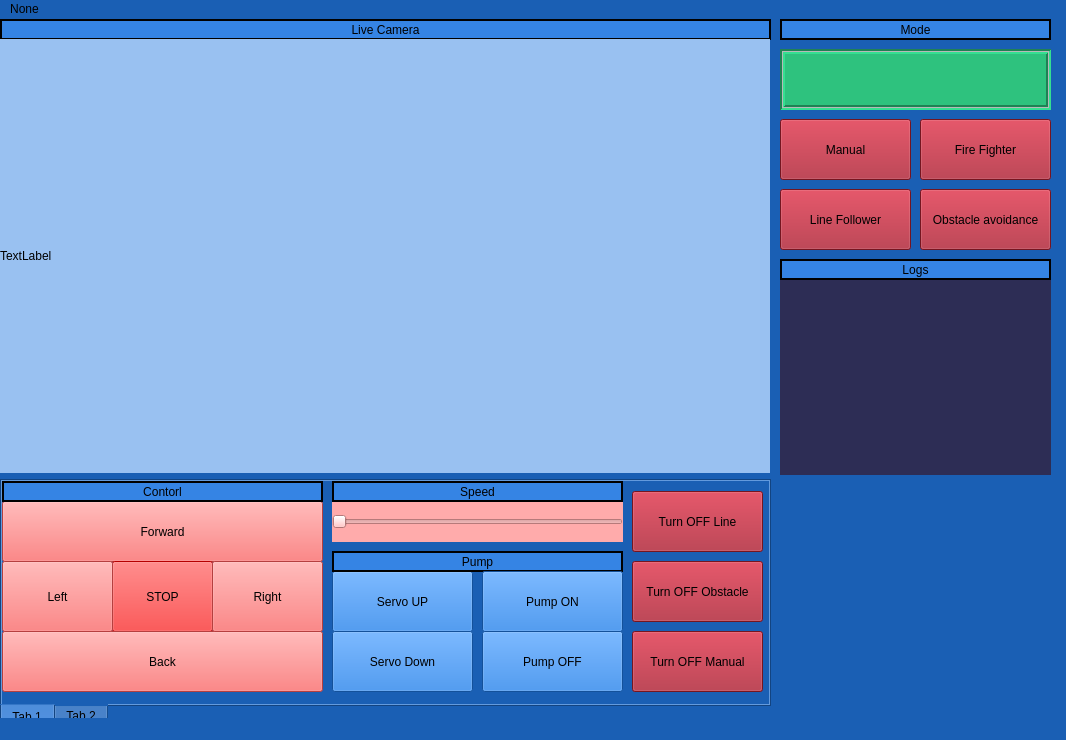
<?xml version="1.0" encoding="UTF-8"?>
<ui version="4.0">
 <class>MainWindow</class>
 <widget class="QMainWindow" name="MainWindow">
  <property name="geometry">
   <rect>
    <x>0</x>
    <y>0</y>
    <width>1066</width>
    <height>740</height>
   </rect>
  </property>
  <property name="windowTitle">
   <string>MainWindow</string>
  </property>
  <property name="styleSheet">
   <string notr="true">background-color: rgb(26, 95, 180)</string>
  </property>
  <widget class="QWidget" name="centralwidget">
   <widget class="QLabel" name="LiveCamera_label_2">
    <property name="geometry">
     <rect>
      <x>0</x>
      <y>0</y>
      <width>771</width>
      <height>21</height>
     </rect>
    </property>
    <property name="autoFillBackground">
     <bool>false</bool>
    </property>
    <property name="styleSheet">
     <string notr="true">background-color: rgb(53, 132, 228)</string>
    </property>
    <property name="frameShape">
     <enum>QFrame::Box</enum>
    </property>
    <property name="lineWidth">
     <number>2</number>
    </property>
    <property name="text">
     <string>Live Camera</string>
    </property>
    <property name="textFormat">
     <enum>Qt::AutoText</enum>
    </property>
    <property name="scaledContents">
     <bool>false</bool>
    </property>
    <property name="alignment">
     <set>Qt::AlignCenter</set>
    </property>
    <property name="openExternalLinks">
     <bool>false</bool>
    </property>
   </widget>
   <widget class="QLabel" name="Live_camera_videoLable">
    <property name="geometry">
     <rect>
      <x>0</x>
      <y>20</y>
      <width>770</width>
      <height>434</height>
     </rect>
    </property>
    <property name="styleSheet">
     <string notr="true">background-color: rgb(153, 193, 241)</string>
    </property>
    <property name="text">
     <string>TextLabel</string>
    </property>
   </widget>
   <widget class="QTextEdit" name="textEdit_LogsMain">
    <property name="geometry">
     <rect>
      <x>780</x>
      <y>260</y>
      <width>271</width>
      <height>196</height>
     </rect>
    </property>
    <property name="styleSheet">
     <string notr="true">
    color: white;
background-color: rgb(45,45,85)</string>
    </property>
    <property name="frameShape">
     <enum>QFrame::NoFrame</enum>
    </property>
    <property name="verticalScrollBarPolicy">
     <enum>Qt::ScrollBarAsNeeded</enum>
    </property>
   </widget>
   <widget class="QLabel" name="Logs_label_6">
    <property name="geometry">
     <rect>
      <x>780</x>
      <y>240</y>
      <width>271</width>
      <height>21</height>
     </rect>
    </property>
    <property name="styleSheet">
     <string notr="true">background-color: rgb(53, 132, 228)</string>
    </property>
    <property name="frameShape">
     <enum>QFrame::Box</enum>
    </property>
    <property name="lineWidth">
     <number>2</number>
    </property>
    <property name="text">
     <string>Logs</string>
    </property>
    <property name="alignment">
     <set>Qt::AlignCenter</set>
    </property>
   </widget>
   <widget class="QPushButton" name="Moving_Button">
    <property name="geometry">
     <rect>
      <x>780</x>
      <y>100</y>
      <width>131</width>
      <height>61</height>
     </rect>
    </property>
    <property name="styleSheet">
     <string notr="true">background-color: rgb(165, 29, 45)</string>
    </property>
    <property name="text">
     <string>Manual</string>
    </property>
    <property name="shortcut">
     <string>Z</string>
    </property>
   </widget>
   <widget class="QPushButton" name="Line_Button">
    <property name="geometry">
     <rect>
      <x>780</x>
      <y>170</y>
      <width>131</width>
      <height>61</height>
     </rect>
    </property>
    <property name="styleSheet">
     <string notr="true">background-color: rgb(165, 29, 45)</string>
    </property>
    <property name="text">
     <string>Line Follower</string>
    </property>
    <property name="shortcut">
     <string>V</string>
    </property>
   </widget>
   <widget class="QPushButton" name="Obstacle_Button">
    <property name="geometry">
     <rect>
      <x>920</x>
      <y>170</y>
      <width>131</width>
      <height>61</height>
     </rect>
    </property>
    <property name="styleSheet">
     <string notr="true">background-color: rgb(165, 29, 45)</string>
    </property>
    <property name="text">
     <string>Obstacle avoidance</string>
    </property>
    <property name="shortcut">
     <string>B</string>
    </property>
   </widget>
   <widget class="QPushButton" name="Fire_Button">
    <property name="geometry">
     <rect>
      <x>920</x>
      <y>100</y>
      <width>131</width>
      <height>61</height>
     </rect>
    </property>
    <property name="styleSheet">
     <string notr="true">background-color: rgb(165, 29, 45)</string>
    </property>
    <property name="text">
     <string>Fire Fighter</string>
    </property>
    <property name="shortcut">
     <string>C</string>
    </property>
   </widget>
   <widget class="QLabel" name="Logs_label_7">
    <property name="geometry">
     <rect>
      <x>780</x>
      <y>0</y>
      <width>271</width>
      <height>21</height>
     </rect>
    </property>
    <property name="styleSheet">
     <string notr="true">background-color: rgb(53, 132, 228)</string>
    </property>
    <property name="frameShape">
     <enum>QFrame::Box</enum>
    </property>
    <property name="lineWidth">
     <number>2</number>
    </property>
    <property name="text">
     <string>Mode</string>
    </property>
    <property name="alignment">
     <set>Qt::AlignCenter</set>
    </property>
   </widget>
   <widget class="QLabel" name="MovingLabel">
    <property name="geometry">
     <rect>
      <x>780</x>
      <y>30</y>
      <width>271</width>
      <height>61</height>
     </rect>
    </property>
    <property name="styleSheet">
     <string notr="true">background-color: rgb(46, 194, 126)</string>
    </property>
    <property name="frameShape">
     <enum>QFrame::Box</enum>
    </property>
    <property name="frameShadow">
     <enum>QFrame::Sunken</enum>
    </property>
    <property name="lineWidth">
     <number>2</number>
    </property>
    <property name="midLineWidth">
     <number>1</number>
    </property>
    <property name="text">
     <string/>
    </property>
    <property name="alignment">
     <set>Qt::AlignCenter</set>
    </property>
   </widget>
   <widget class="QTabWidget" name="tabWidget">
    <property name="geometry">
     <rect>
      <x>0</x>
      <y>460</y>
      <width>771</width>
      <height>251</height>
     </rect>
    </property>
    <property name="tabPosition">
     <enum>QTabWidget::South</enum>
    </property>
    <property name="currentIndex">
     <number>0</number>
    </property>
    <widget class="QWidget" name="tab">
     <property name="layoutDirection">
      <enum>Qt::LeftToRight</enum>
     </property>
     <attribute name="title">
      <string>Tab 1</string>
     </attribute>
     <widget class="QPushButton" name="Forward_PushB">
      <property name="geometry">
       <rect>
        <x>0</x>
        <y>20</y>
        <width>321</width>
        <height>61</height>
       </rect>
      </property>
      <property name="styleSheet">
       <string notr="true">background-color: rgb(254, 88, 88)</string>
      </property>
      <property name="text">
       <string>Forward</string>
      </property>
      <property name="shortcut">
       <string>W</string>
      </property>
     </widget>
     <widget class="QPushButton" name="STOP_PushB">
      <property name="geometry">
       <rect>
        <x>110</x>
        <y>80</y>
        <width>101</width>
        <height>71</height>
       </rect>
      </property>
      <property name="styleSheet">
       <string notr="true">background-color: rgb(255, 0, 0)</string>
      </property>
      <property name="text">
       <string>STOP</string>
      </property>
      <property name="shortcut">
       <string>Space</string>
      </property>
     </widget>
     <widget class="QLabel" name="Contorl_label">
      <property name="geometry">
       <rect>
        <x>0</x>
        <y>0</y>
        <width>321</width>
        <height>21</height>
       </rect>
      </property>
      <property name="styleSheet">
       <string notr="true">background-color: rgb(53, 132, 228)</string>
      </property>
      <property name="frameShape">
       <enum>QFrame::Box</enum>
      </property>
      <property name="lineWidth">
       <number>2</number>
      </property>
      <property name="text">
       <string>Contorl</string>
      </property>
      <property name="alignment">
       <set>Qt::AlignCenter</set>
      </property>
     </widget>
     <widget class="QPushButton" name="Back_PushB">
      <property name="geometry">
       <rect>
        <x>0</x>
        <y>150</y>
        <width>321</width>
        <height>61</height>
       </rect>
      </property>
      <property name="styleSheet">
       <string notr="true">background-color: rgb(254, 88, 88)</string>
      </property>
      <property name="text">
       <string>Back</string>
      </property>
      <property name="shortcut">
       <string>S</string>
      </property>
     </widget>
     <widget class="QPushButton" name="Left_PushB">
      <property name="geometry">
       <rect>
        <x>0</x>
        <y>80</y>
        <width>111</width>
        <height>71</height>
       </rect>
      </property>
      <property name="styleSheet">
       <string notr="true">background-color: rgb(254, 88, 88)</string>
      </property>
      <property name="text">
       <string>Left</string>
      </property>
      <property name="shortcut">
       <string>A</string>
      </property>
     </widget>
     <widget class="QPushButton" name="Right_PushB">
      <property name="geometry">
       <rect>
        <x>210</x>
        <y>80</y>
        <width>111</width>
        <height>71</height>
       </rect>
      </property>
      <property name="styleSheet">
       <string notr="true">background-color: rgb(254, 88, 88)</string>
      </property>
      <property name="text">
       <string>Right</string>
      </property>
      <property name="shortcut">
       <string>D</string>
      </property>
     </widget>
     <widget class="QSlider" name="horizontalSlider_speed">
      <property name="geometry">
       <rect>
        <x>330</x>
        <y>20</y>
        <width>291</width>
        <height>41</height>
       </rect>
      </property>
      <property name="styleSheet">
       <string notr="true">background-color: rgb(255, 171, 171)</string>
      </property>
      <property name="orientation">
       <enum>Qt::Horizontal</enum>
      </property>
     </widget>
     <widget class="QLabel" name="Speed_label">
      <property name="geometry">
       <rect>
        <x>330</x>
        <y>0</y>
        <width>291</width>
        <height>21</height>
       </rect>
      </property>
      <property name="styleSheet">
       <string notr="true">background-color: rgb(53, 132, 228)</string>
      </property>
      <property name="frameShape">
       <enum>QFrame::Box</enum>
      </property>
      <property name="lineWidth">
       <number>2</number>
      </property>
      <property name="text">
       <string>Speed</string>
      </property>
      <property name="alignment">
       <set>Qt::AlignCenter</set>
      </property>
     </widget>
     <widget class="QPushButton" name="OFFManual">
      <property name="geometry">
       <rect>
        <x>630</x>
        <y>150</y>
        <width>131</width>
        <height>61</height>
       </rect>
      </property>
      <property name="styleSheet">
       <string notr="true">background-color: rgb(165, 29, 45)</string>
      </property>
      <property name="text">
       <string>Turn OFF Manual</string>
      </property>
      <property name="shortcut">
       <string>X</string>
      </property>
     </widget>
     <widget class="QPushButton" name="ServoUP_Button">
      <property name="geometry">
       <rect>
        <x>330</x>
        <y>90</y>
        <width>141</width>
        <height>61</height>
       </rect>
      </property>
      <property name="styleSheet">
       <string notr="true">background-color: rgb(28, 113, 216)</string>
      </property>
      <property name="text">
       <string>Servo UP</string>
      </property>
      <property name="shortcut">
       <string>R</string>
      </property>
     </widget>
     <widget class="QPushButton" name="ServoDown_Button">
      <property name="geometry">
       <rect>
        <x>330</x>
        <y>150</y>
        <width>141</width>
        <height>61</height>
       </rect>
      </property>
      <property name="styleSheet">
       <string notr="true">background-color: rgb(28, 113, 216)</string>
      </property>
      <property name="text">
       <string>Servo Down</string>
      </property>
      <property name="shortcut">
       <string>F</string>
      </property>
     </widget>
     <widget class="QPushButton" name="PumpOff_Button">
      <property name="geometry">
       <rect>
        <x>480</x>
        <y>150</y>
        <width>141</width>
        <height>61</height>
       </rect>
      </property>
      <property name="styleSheet">
       <string notr="true">background-color: rgb(28, 113, 216)</string>
      </property>
      <property name="text">
       <string>Pump OFF</string>
      </property>
      <property name="shortcut">
       <string>G</string>
      </property>
     </widget>
     <widget class="QLabel" name="Speed_label_2">
      <property name="geometry">
       <rect>
        <x>330</x>
        <y>70</y>
        <width>291</width>
        <height>21</height>
       </rect>
      </property>
      <property name="styleSheet">
       <string notr="true">background-color: rgb(53, 132, 228)</string>
      </property>
      <property name="frameShape">
       <enum>QFrame::Box</enum>
      </property>
      <property name="lineWidth">
       <number>2</number>
      </property>
      <property name="text">
       <string>Pump</string>
      </property>
      <property name="alignment">
       <set>Qt::AlignCenter</set>
      </property>
     </widget>
     <widget class="QPushButton" name="PumpOn_Button">
      <property name="geometry">
       <rect>
        <x>480</x>
        <y>90</y>
        <width>141</width>
        <height>61</height>
       </rect>
      </property>
      <property name="styleSheet">
       <string notr="true">background-color: rgb(28, 113, 216)</string>
      </property>
      <property name="text">
       <string>Pump ON</string>
      </property>
      <property name="shortcut">
       <string>T</string>
      </property>
     </widget>
     <widget class="QPushButton" name="OFFobs">
      <property name="geometry">
       <rect>
        <x>630</x>
        <y>80</y>
        <width>131</width>
        <height>61</height>
       </rect>
      </property>
      <property name="styleSheet">
       <string notr="true">background-color: rgb(165, 29, 45)</string>
      </property>
      <property name="text">
       <string>Turn OFF Obstacle</string>
      </property>
      <property name="shortcut">
       <string>N</string>
      </property>
     </widget>
     <widget class="QPushButton" name="OFFLine">
      <property name="geometry">
       <rect>
        <x>630</x>
        <y>10</y>
        <width>131</width>
        <height>61</height>
       </rect>
      </property>
      <property name="styleSheet">
       <string notr="true">background-color: rgb(165, 29, 45)</string>
      </property>
      <property name="text">
       <string>Turn OFF Line</string>
      </property>
      <property name="shortcut">
       <string>M</string>
      </property>
     </widget>
    </widget>
    <widget class="QWidget" name="tab_2">
     <property name="toolTip">
      <string>&lt;html&gt;&lt;head/&gt;&lt;body&gt;&lt;p&gt;&lt;br/&gt;&lt;/p&gt;&lt;/body&gt;&lt;/html&gt;</string>
     </property>
     <attribute name="title">
      <string>Tab 2</string>
     </attribute>
     <widget class="QPushButton" name="Shape_Detection_Button">
      <property name="geometry">
       <rect>
        <x>10</x>
        <y>10</y>
        <width>181</width>
        <height>61</height>
       </rect>
      </property>
      <property name="styleSheet">
       <string notr="true">background-color: rgb(165, 29, 45)</string>
      </property>
      <property name="text">
       <string>Shape Detection </string>
      </property>
      <property name="shortcut">
       <string>H</string>
      </property>
     </widget>
     <widget class="QPushButton" name="Face_recognition_Button">
      <property name="geometry">
       <rect>
        <x>10</x>
        <y>80</y>
        <width>181</width>
        <height>61</height>
       </rect>
      </property>
      <property name="styleSheet">
       <string notr="true">background-color: rgb(165, 29, 45)</string>
      </property>
      <property name="text">
       <string>Face eye recognition</string>
      </property>
      <property name="shortcut">
       <string>J</string>
      </property>
     </widget>
    </widget>
   </widget>
   <widget class="QLabel" name="Logo_Label">
    <property name="geometry">
     <rect>
      <x>780</x>
      <y>460</y>
      <width>271</width>
      <height>221</height>
     </rect>
    </property>
    <property name="text">
     <string/>
    </property>
    <property name="pixmap">
     <pixmap>Afay.jpeg</pixmap>
    </property>
    <property name="scaledContents">
     <bool>true</bool>
    </property>
   </widget>
  </widget>
  <widget class="QStatusBar" name="statusbar"/>
  <widget class="QMenuBar" name="menubar">
   <property name="geometry">
    <rect>
     <x>0</x>
     <y>0</y>
     <width>1066</width>
     <height>22</height>
    </rect>
   </property>
   <widget class="QMenu" name="menufhf">
    <property name="cursor">
     <cursorShape>ArrowCursor</cursorShape>
    </property>
    <property name="title">
     <string>None</string>
    </property>
    <addaction name="actionNone"/>
   </widget>
   <addaction name="menufhf"/>
  </widget>
  <action name="actionNone">
   <property name="text">
    <string>None</string>
   </property>
  </action>
 </widget>
 <resources/>
 <connections/>
</ui>
